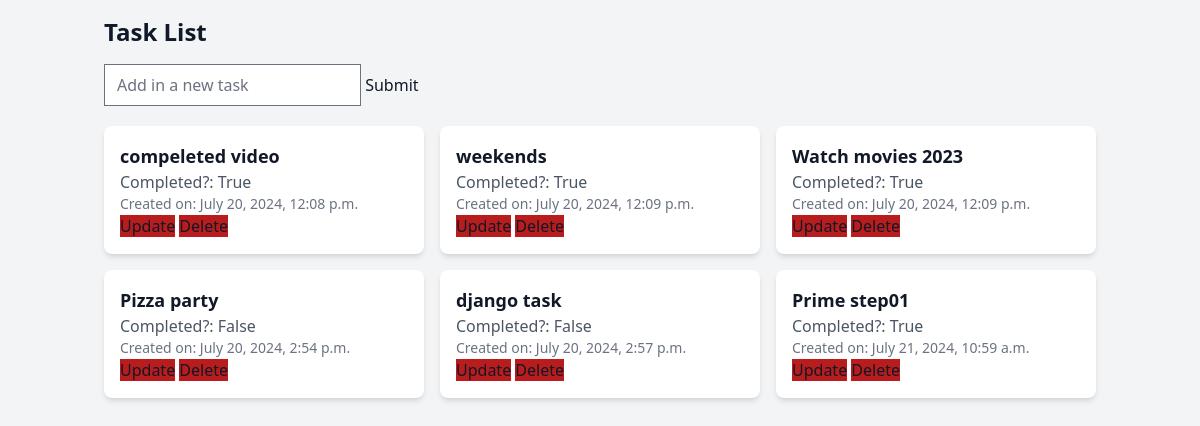
The page / on the database its author committed.
### tasks/models.py (models this page shows)
class Task(models.Model):
    title = models.CharField(max_length=200)
    completed = models.BooleanField(default=False)
    created = models.DateTimeField(auto_now_add=True)
    def __str__(self):
        return self.title

### tasks/views.py (the view)
# urls.py: path('',views.index,name=""),
def index(request):
    form = TaskForm()
    tasks = Task.objects.all()
    if request.method == 'POST':
        form = TaskForm(request.POST)
        if form.is_valid():
            form.save()
        return redirect('/')
    context = {'tasks' : tasks,'TaskForm':form}
    return render(request,'index.html',context)

### tasks/forms.py
class TaskForm(forms.ModelForm):
    title = forms.CharField(widget=forms.TextInput(attrs={'placeholder':'Add in a new task'}))
    class Meta:
        model = Task
        fields = "__all__"

### tasks/templates/index.html (shortened to what this page needs)
{% load static tailwind_tags %}
<!DOCTYPE html>
<html lang="en">
  <head>
    {% tailwind_css %}
  </head>
  <body class="bg-gray-100 text-gray-900">
    <div class="container mx-auto p-4">
      <h1 class="text-2xl font-bold mb-4">Task List</h1>
      <form method="POST" action="/">
        {% csrf_token %} {{TaskForm.title}}
        <input class="button" type="submit" name="Create Task" />
      </form>
      <div class="grid grid-cols-3 gap-4 mt-5">
        {% for task in tasks %}
        <div class="bg-white p-4 rounded-lg shadow-md">
          <p class="text-lg font-semibold">{{ task }}</p>
          <p class="text-gray-600">
            Completed?: <span class="font-medium">{{ task.completed }}</span>
          </p>
          <p class="text-gray-500 text-sm">Created on: {{ task.created }}</p>
          <a href="{% url 'update-task' task.id %}" class="bg-red-700"
            >Update</a
          >
          <a href="{% url 'delete-task' task.id %}" class="bg-red-700"
            >Delete</a
          >
        </div>
        {% endfor %}
      </div>
    </div>
  </body>
</html>

### rows shown on the page
Task: title "compeleted video", completed "True", created "July 20, 2024, 12:08 p.m."
Task: title "weekends", completed "True", created "July 20, 2024, 12:09 p.m."
Task: title "Watch movies 2023", completed "True", created "July 20, 2024, 12:09 p.m."
Task: title "Pizza party", completed "False", created "July 20, 2024, 2:54 p.m."
Task: title "django task", completed "False", created "July 20, 2024, 2:57 p.m."
Task: title "Prime step01", completed "True", created "July 21, 2024, 10:59 a.m."
